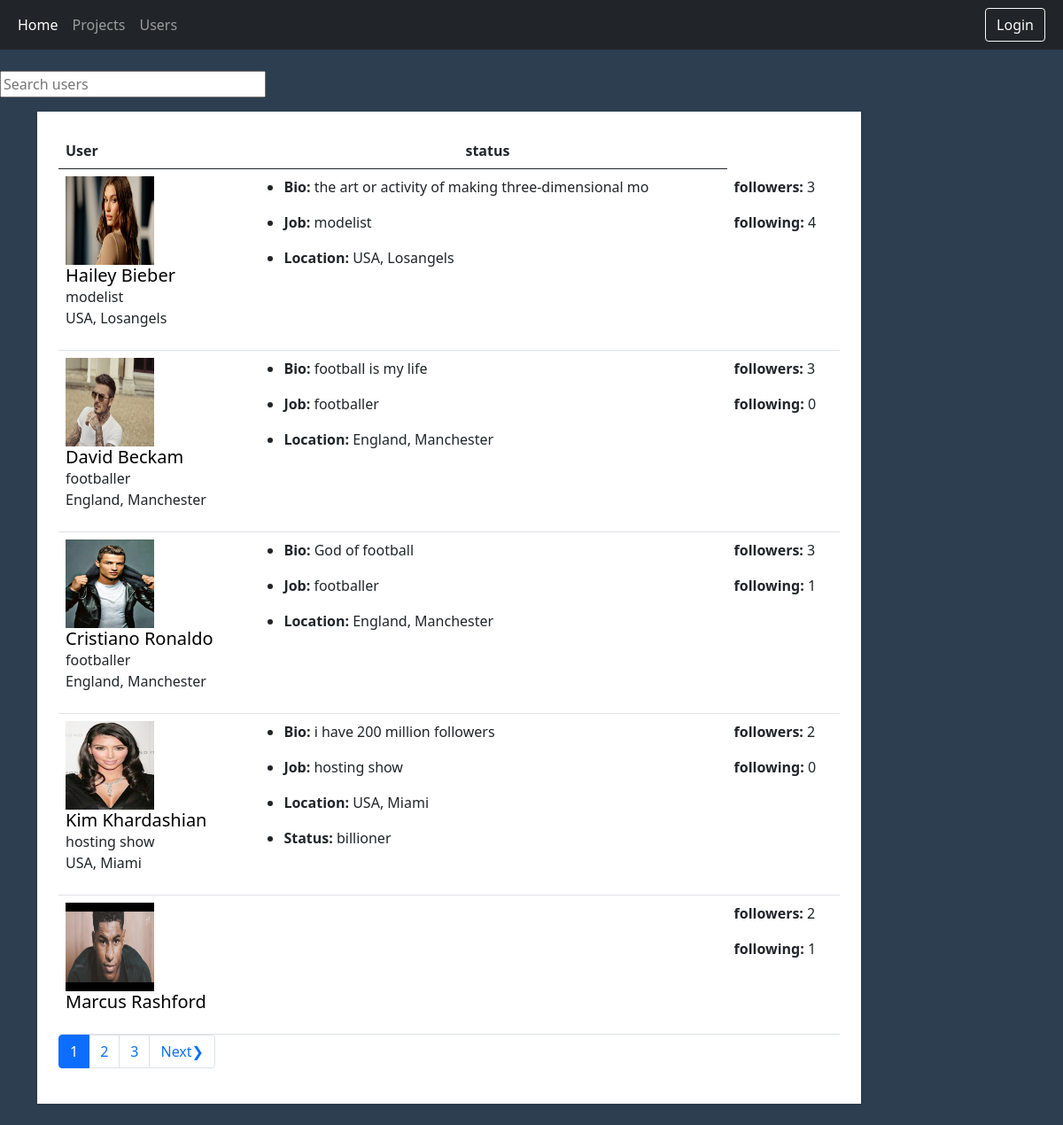
The app's page /users/, older data.
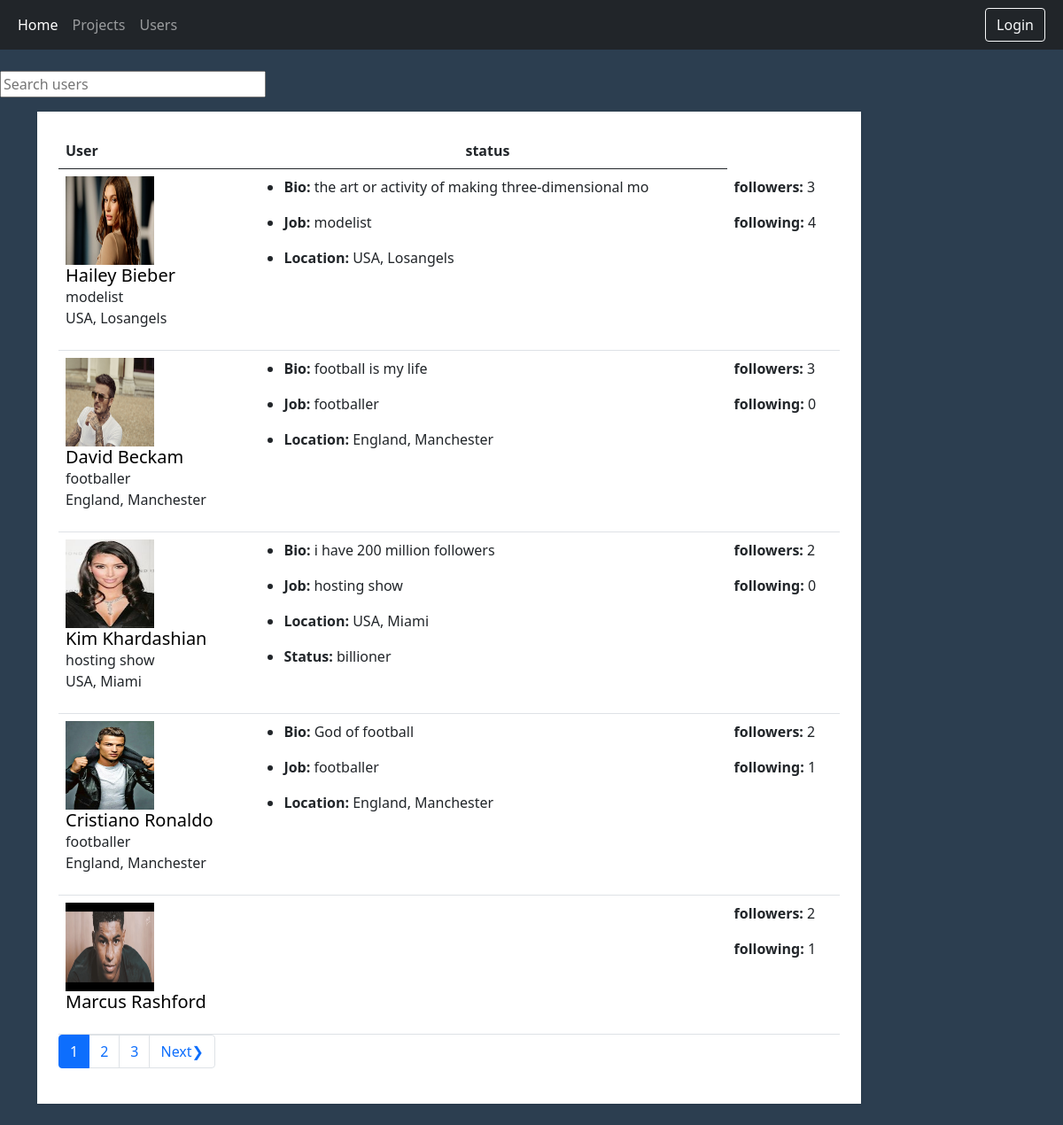
The same page, newer data.
### users/models.py (models this page shows, shortened)
class Account(models.Model):
    user = models.OneToOneField(User, on_delete=models.CASCADE, null=True, blank=True)
    first_name=models.CharField(max_length=200, null=True, blank=True)
    last_name = models.CharField(max_length=200, null=True, blank=True)
    username=models.CharField(max_length=200, null=True, blank=True)
    email=models.EmailField(max_length=200)
    location=models.CharField(max_length=200, null=True, blank=True)
    bio=models.TextField(max_length=200, null=True, blank=True)
    job=models.CharField(max_length=200, null=True, blank=True)
    status=models.CharField(max_length=200, null=True, blank=True)
    profile=models.ImageField(null=True, blank=True,upload_to="profiles/",default='profiles/user-default.png')
    groups=models.ManyToManyField('Group',blank=True)
    github_account=models.CharField(max_length=200, null=True, blank=True)
    linkedin_account = models.CharField(max_length=200, null=True, blank=True)
    follower_accounts= models.ManyToManyField('Account', blank=True)
    followed_accounts= models.ManyToManyField('Account', blank=True,related_name="follows")
    followers = models.IntegerField(default=0, null=True, blank=True)
    following = models.IntegerField(default=0, null=True, blank=True)
    created = models.DateTimeField(auto_now_add=True)
    id = models.UUIDField(default=uuid.uuid4, unique=True, primary_key=True, editable=False)
    class Meta:
        ordering = ['-followers']

### users/views.py (the view)
# urls.py: path('users/',views.usersPage,name="users"),
def usersPage(request):
    accounts,search_query = search_users(request)
    accounts,custom_range = pagination(request, accounts, 5)
    content={"users":accounts,"search_query":search_query,"custom_range":custom_range}
    return render(request,"users/users.html",content)

### users/utils.py (called while the page is built)
def search_users(request):
    search_query = ''
    if request.GET.get('search_query'):
        search_query = request.GET.get('search_query')
    accounts = Account.objects.filter(Q(username__icontains=search_query) | Q(first_name__icontains=search_query) | Q(last_name__icontains=search_query) | Q(
        location__icontains=search_query) | Q(job__icontains=search_query))
    return accounts,search_query

def pagination(request,accounts,result):
    page = request.GET.get("page")
    paginator = Paginator(accounts, result)
    try:
        accounts = paginator.page(page)
    except PageNotAnInteger:
        page = 1
        accounts = paginator.page(page)
    except EmptyPage:
        page = paginator.num_pages
        accounts = paginator.page(page)
    left_index = int(page) - 2
    if left_index < 1:
        left_index = 1
    right_index = int(page) + 3
    if right_index > paginator.num_pages:
        right_index = paginator.num_pages + 1
    custom_range = range(left_index, right_index)
    return accounts,custom_range

### users/templates/users/users.html (shortened to what the changed rows need)
{% extends 'main.html' %}
{% block content %}
<br>
<div class="container mt-3 mb-4" >
<div class="col-lg-10 mt-4 mt-lg-0" >
    <div class="row">
      <div class="col-md-12">
        <div class="user-dashboard-info-box table-responsive mb-0 bg-white p-4 shadow-sm">
          <table class="table manage-candidates-top mb-0">
            <thead>
              <tr>
                <th>User</th>
                <th class="text-center">status</th>
              </tr>
            </thead>
            <tbody>
            {% for user in users %}
            {% if user.id == request.user.account.id %}
<tr class="candidates-list">
                <td class="title">
                  <div class="thumb">
                      <a href="{% url 'account' request.user.account.id %}">
                    <img class="img-fluid" src="{{user.profile.url}}" alt="" style="width:100px; height: 100px;">
                            </a>
                  </div>
                  <div class="candidate-list-details">
                    <div class="candidate-list-info">
                      <div class="candidate-list-title">
                          <a  style="color: black; text-decoration: None;" href="{% url 'account' request.user.account.id %}">
                        <h5 class="mb-0">{{user.first_name}} {{user.last_name}}</h5>
                                </a>
                      </div>
                      <div class="candidate-list-option">
                        <ul class="list-unstyled">
                            {% if user.job %}
                          <li><i class="fas fa-filter pr-1"></i>{{user.job}}</li>
                            {% endif %}
                            {% if user.location %}
                          <li><i class="fas fa-map-marker-alt pr-1"></i>{{user.location}}</li>
                            {% endif %}
                        </ul>
                      </div>
                    </div>
                  </div>
                </td>
                <td class="candidate-list-favourite-time text-left">
               <ul>
                  {% if user.bio %}
                 <li>
                    <p><strong>Bio: </strong>{{user.bio|slice:"50"}}</p>
                 </li>
                  {% endif %}
                  {% if user.job %}
                 <li>
                    <p><strong>Job: </strong>{{user.job}}</p>
                 </li>
                  {% endif %}
                  {% if user.job %}
                 <li>
                    <p><strong>Location: </strong>{{user.location}}</p>
                   </li>
                  {% endif %}
                  {% if user.status %}
                 <li>
                    <p><strong>Status: </strong>{{user.status}}</p>
                   </li>
                  {% endif %}
                 </ul>
                </td>
                <td>
                   <p><strong>followers: </strong>{{user.followers}}</p>
                   <p><strong>following: </strong>{{user.following}}</p>
                </td>
 </tr>
            {% else %}
<tr class="candidates-list">
                <td class="title">
                  <div class="thumb">
                      <a href="{% url 'user_account' user.id %}">
                    <img class="img-fluid" src="{{user.profile.url}}" alt="" style="width:100px; height: 100px;">
                            </a>
                  </div>
                  <div class="candidate-list-details">
                    <div class="candidate-list-info">
                      <div class="candidate-list-title">
                          <a  style="color: black; text-decoration: None;" href="{% url 'user_account' user.id %}">
                        <h5 class="mb-0">{{user.first_name}} {{user.last_name}}</h5>
                                </a>
                      </div>
                      <div class="candidate-list-option">
                        <ul class="list-unstyled">
                            {% if user.job %}
                          <li>{{user.job}}</li>
                            {% endif %}
                            {% if user.location %}
                          <li>{{user.location}}</li>
                            {% endif %}
                        </ul>
                      </div>
                    </div>
                  </div>
                </td>
                <td class="candidate-list-favourite-time text-left">
                   <ul>
                  {% if user.bio %}
                 <li>
                    <p><strong>Bio: </strong>{{user.bio|slice:"50"}}</p>
                 </li>
                  {% endif %}
                  {% if user.job %}
                 <li>
                    <p><strong>Job: </strong>{{user.job}}</p>
                 </li>
                  {% endif %}
                  {% if user.job %}
                 <li>
                    <p><strong>Location: </strong>{{user.location}}</p>
                   </li>
                  {% endif %}
                  {% if user.status %}
                 <li>
                    <p><strong>Status: </strong>{{user.status}}</p>
                   </li>
                  {% endif %}
                 </ul>
                </td>
                <td>
                   <p><strong>followers: </strong>{{user.followers}}</p>
                   <p><strong>following: </strong>{{user.following}}</p>
                </td>
 </tr>
            {% endif %}
            {% endfor %}
            </tbody>
          </table>
            <nav aria-label="...">
  {% include 'pagination.html' with query_set=users custom_range=custom_range %}
</nav>
      </div>
    </div>
  </div>
</div>
{% endblock content %}

Row changes from the older to the newer data that the page shows:
shown differently, row unchanged: Account "Kim": moves up the list
changed Account "Cristiano": followers "3" → "2"
